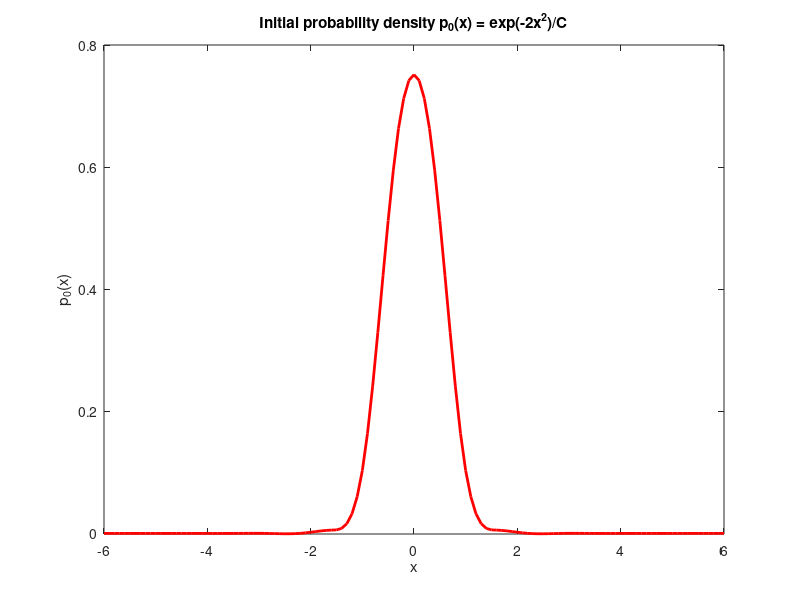
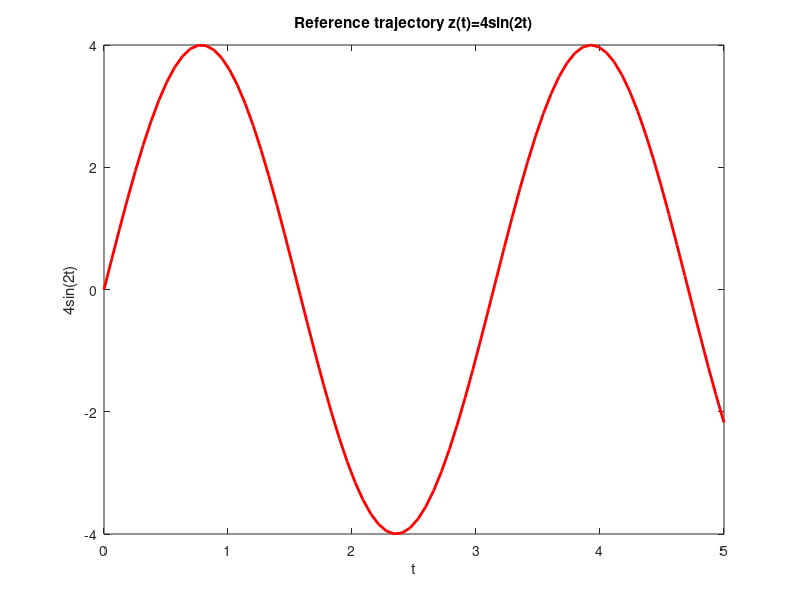
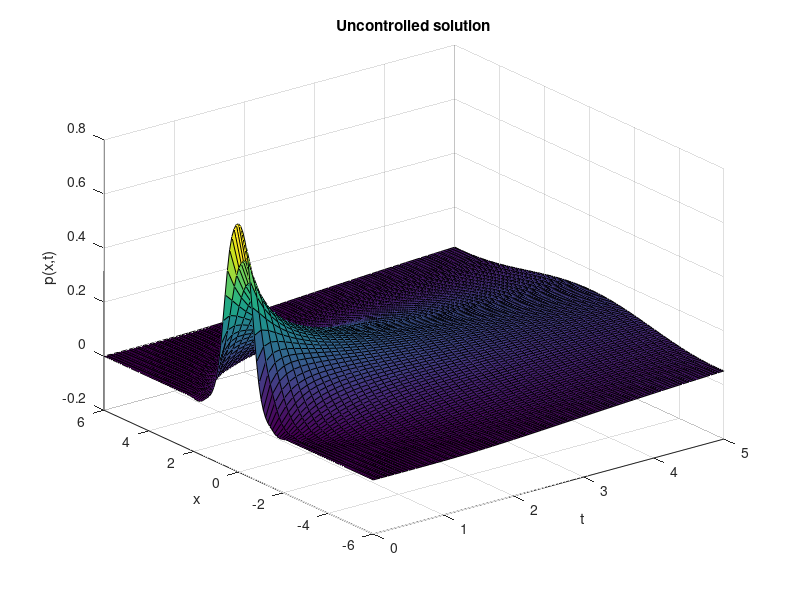
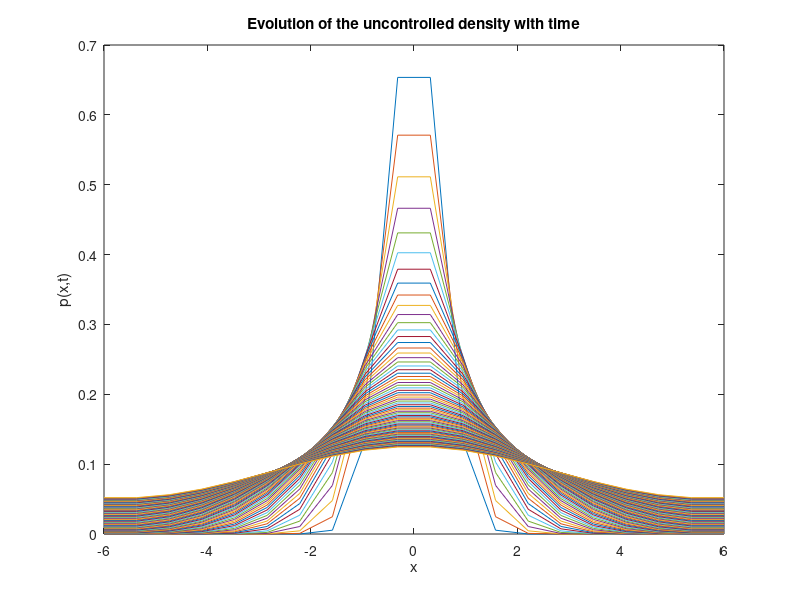

Here is the MATLAB script that generated these plots, in order: (Note: this script raises an error after producing the figures.)
clear all, close all, clc


%% mesh sizes and parameters

% spatial mesh
X_max = 6; % length of space domain
Nx = 20; % number of mesh points
x_line = linspace(-X_max,X_max,Nx); % discretization of the space domain
dx = x_line(2) - x_line(1); % space increment

% temporal mesh
T = 5; % time horizon
Nt = 80; % number of mesh points
t_line = linspace(0,T,Nt); % discretization of the time domain
dt = t_line(2) - t_line(1); % time increment

% parameters
k = dt/(dx^2);
b = dt/(2*dx);

% meshgrid
[x, y] = meshgrid(t_line,x_line);
[nx, ny] = meshgrid(0:1/10:T, -X_max:1/10:X_max);

%% reference trajectory

ref = 4*sin(2*t_line);

%% plot reference trajectory

figure(1)
f1 = plot(t_line,ref, 'r', 'LineWidth', 2);
title('Reference trajectory z(t)=4sin(2t)')
xlabel('t')
ylabel('4sin(2t)')

% saveas(f1,'ref.png')

%% initial density

y0 = exp(-2*x_line.^2);

C = sqrt(pi/2)*erf(sqrt(2)*X_max); % normalizing constant
y0 = (1/C) * y0'; % normalized initial density


%% plot initial density

figure(2)
ny0 = interp1(x_line,y0,-X_max:1/10:X_max,'spline');
f2 = plot(-X_max:1/10:X_max, ny0, 'r', 'LineWidth', 2);
title('Initial probability density p_0(x) = exp(-2x^2)/C')
xlabel('x')
ylabel('p_0(x)')
axis([-6 6 -.001 .8])

%set(gca, 'color', 'k')

saveas(f2, 'init.png')

%% uncontrolled solution

Yf = zeros(Nx,Nt);
Yf(:,1) = y0;

for n = 1 : Nt-1
    for j = 2 : Nx-1
        % euler step
        Yf(j,n+1) =  Yf(j,n) + k * (Yf(j+1,n) - 2*Yf(j,n) + Yf(j-1,n));
    end
    % zero flux boundary conditions
    Yf(Nx,n+1) = Yf(Nx-1,n+1); 
    Yf(1,n+1) = Yf(2,n+1);
end

%% plot uncontrolled solution

figure(3)
nheat = interp2(x, y, Yf, nx, ny, 'cubic');
f3 = surf(nx, ny, nheat);
title('Uncontrolled solution')
xlabel('t')
ylabel('x')
zlabel('p(x,t)')

% saveas(f3, 'unctrb.png');

figure(4)
f4 = plot(x_line,Yf); % este hay que mejorarlo un poco
title('Evolution of the uncontrolled density with time')
xlabel('x')
ylabel('p(x,t)')

% saveas(f4, 'unctrbevo.png')

figure(5)
f5 = pcolor(nx, ny, nheat);
title('Uncontrolled solution from above')
xlabel('t')
ylabel('x')
f5.FaceColor = 'interp';
shading interp
colorbar

% saveas(f5, 'unctrbab.png')

%% animation uncontrolled

% for n = 1 : Nt
%     plot(x_line, Yf(:,n))
%     pause(.1)
% end

%% optimal control problem

opti = casadi.Opti();
Y = opti.variable(Nx,Nt); % state variable
U = opti.variable(Nx,Nt); % control variable

%% system dynamics

for n = 1 : Nt-1
    for j = 2 : Nx-1
        term1 = k*(Y(j+1,n)-2*Y(j,n)+Y(j-1,n));
        term2 = b*Y(j,n)*(U(j+1,n)-U(j-1,n));
        term3 = b*U(j,n)*(Y(j+1,n)-Y(j-1,n));
        opti.subject_to(Y(j,n+1) == Y(j,n) + term1 - term2 - term3);
    end
end

%% initial conditions and zero flux boundary conditions

% initial condition
opti.subject_to(Y(:,1) == y0); 

% zero flux boundary conditions
for n = 2 : Nt % zero flux boundary conditions
    opti.subject_to(Y(Nx,n) == Y(Nx-1,n)/(1-dx*U(Nx,n)));
    opti.subject_to(Y(1,n) == Y(2,n)/(1+dx*U(1,n)));
end

%% admissible control constraints

opti.subject_to(-2<=U(:)<=2);

%% cost functional

cost = 0;

% running cost
for n = 1 : Nt 
    for i = 1 : Nx
        cost = cost + (x_line(i)-ref(n))^2*Y(i,n);
    end
end

% terminal cost
for i = 1 : Nx 
    cost = cost + (x_line(i)-ref(n))^2*Y(i,Nt);
end

% control cost
for n = 1 : Nt % control cost
    for i = 1 : Nx
        cost = cost + Y(i,n)*U(i,n)^2;
    end
end

%% solution of the optimization problem

% set optimization objective
opti.minimize(cost);

% solution of the optimization problem
p_opts = struct('expand',true);
s_opts = struct('max_iter',1000); 
opti.solver('ipopt',p_opts,s_opts); 

tic
sol = opti.solve(); 
toc

%% plot solutions

sol_x = sol.value(Y);
sol_u = sol.value(U);

figure(6)

nsol = interp2(x, y, sol_x, nx, ny, 'cubic');
f6 = surf(nx, ny, nsol);
title('Controlled solution')
xlabel('t')
ylabel('x')
zlabel('p(x,t)')
% shading interp

%saveas(f6, 'ctrb.png')

figure(7)
f7 = plot(x_line, sol_x);
title('Evolution of the controlled density with time')
xlabel('x')
ylabel('p(x,t)')

% saveas(f7, 'ctrbevo.png')

figure(8)
f8 = pcolor(nx, ny, nsol);
title('Controlled solution from above')
xlabel('t')
ylabel('x')
f8.FaceColor = 'interp'
shading interp
colorbar

% saveas(f8, 'ctrbab.png')

%% simulation brownian motion
figure(8)
clf
u = @(x,t) interp2(x_line, t_line , sol_u', x, t);

N = 100; % number of particles
Xd = normrnd(0,sqrt(1/2),N,1);
% Xd = 12*(rand(N,1)-.5);
X = zeros(N, Nt);
X(:,1) = Xd;
for n = 2 : Nt
    X(:,n) = X(:,n-1) + dt *1*(arrayfun(@(i) u(i,n*dt),X(:,n-1))) + 5*dt*dx*normrnd(0,sqrt(1/2),N,1);   
end % cambiar +1 0 0 según control o no control

%%
surf(1:Nt,x_line,sol_x) % 
%surf(1:Nt,x_line,Yf)
shading interp
view(0,-90)
color = jet(N);
xlabel('Time steps','FontSize',18)
ylabel('x','FontSize',18)
xlim([1 Nt])
ylim([-6 6])
title('N=100 controlled Brownian particles','FontSize',18) % title('N=100 uncontrolled Brownian particles')
%%
for itx = 1:N
   linsn(itx) = line(1,X(itx,1),'Marker','none','MarkerSize',6,'Color',0.2 + 0.8*color(itx,:)) ;
   lins(itx) = line(1,X(itx,1),'Marker','O','MarkerSize',6,'Color',color(itx,:)) ;
   lins(itx).MarkerFaceColor = color(itx,:);
   lins(itx).MarkerEdgeColor = 0.7*color(itx,:);
end
%
for it = 1:Nt
    for itx = 1:N
       lins(itx).YData = X(itx,it);
       lins(itx).XData = it;
       linsn(itx).YData = X(itx,1:it);
       linsn(itx).XData = 1:it;
    end
    pause(0.1)
end 


